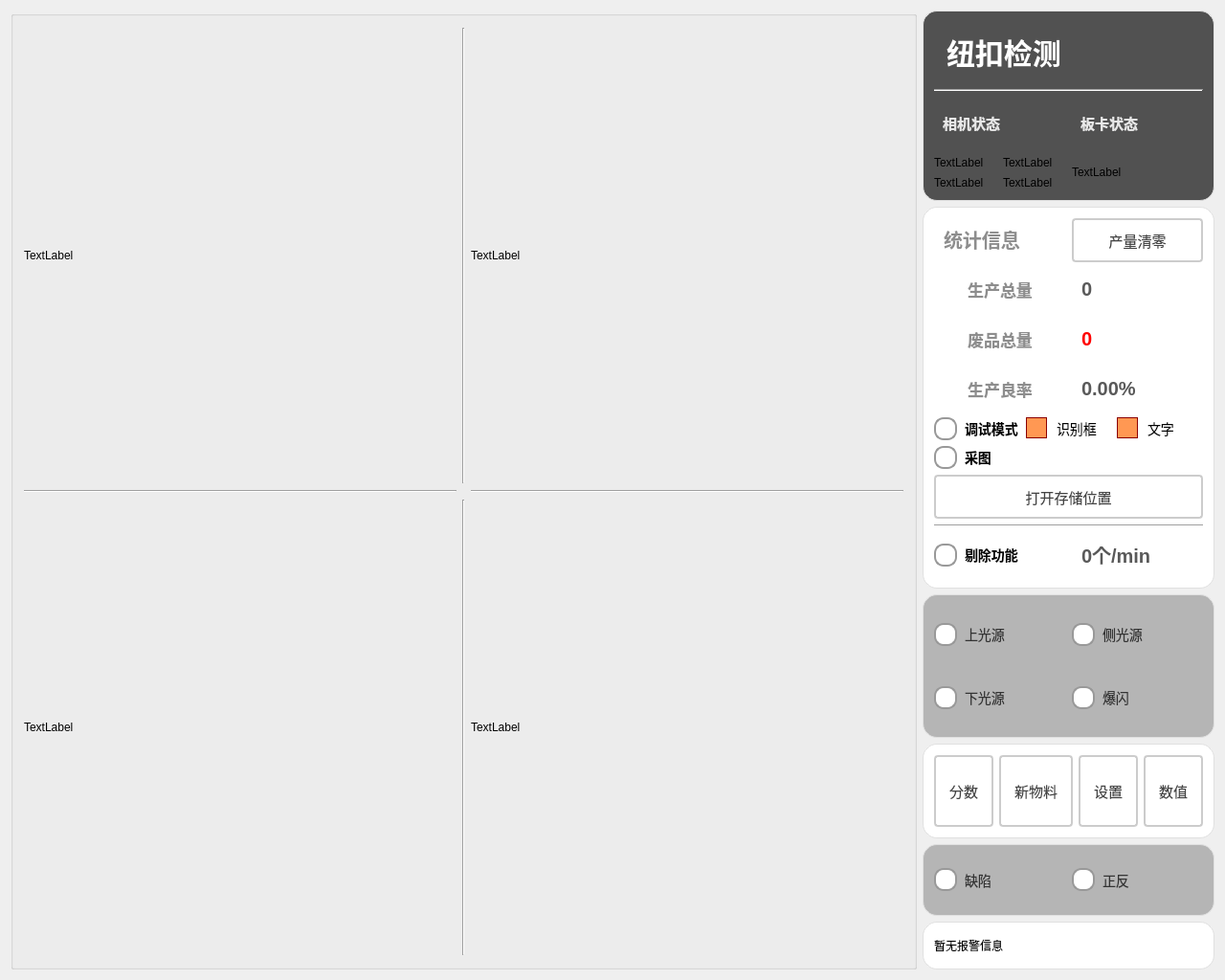
<?xml version="1.0" encoding="UTF-8"?>
<ui version="4.0">
 <class>ButtonScannerClass</class>
 <widget class="QMainWindow" name="ButtonScannerClass">
  <property name="geometry">
   <rect>
    <x>0</x>
    <y>0</y>
    <width>1280</width>
    <height>1024</height>
   </rect>
  </property>
  <property name="windowTitle">
   <string>ButtonScanner</string>
  </property>
  <widget class="QWidget" name="centralWidget">
   <layout class="QHBoxLayout" name="horizontalLayout_5" stretch="6,1">
    <item>
     <widget class="QGroupBox" name="gBoix_ImageDisplay">
      <property name="title">
       <string/>
      </property>
      <layout class="QGridLayout" name="gridLayout">
       <item row="0" column="1">
        <widget class="Line" name="line_upDisplay">
         <property name="orientation">
          <enum>Qt::Orientation::Vertical</enum>
         </property>
        </widget>
       </item>
       <item row="1" column="0">
        <widget class="Line" name="line_leftDisplay">
         <property name="orientation">
          <enum>Qt::Orientation::Horizontal</enum>
         </property>
        </widget>
       </item>
       <item row="0" column="2">
        <widget class="QLabel" name="label_imgDisplay_2">
         <property name="sizePolicy">
          <sizepolicy hsizetype="Expanding" vsizetype="Expanding">
           <horstretch>0</horstretch>
           <verstretch>0</verstretch>
          </sizepolicy>
         </property>
         <property name="maximumSize">
          <size>
           <width>468</width>
           <height>476</height>
          </size>
         </property>
         <property name="text">
          <string>TextLabel</string>
         </property>
        </widget>
       </item>
       <item row="2" column="1">
        <widget class="Line" name="line_downDisplay">
         <property name="orientation">
          <enum>Qt::Orientation::Vertical</enum>
         </property>
        </widget>
       </item>
       <item row="1" column="2">
        <widget class="Line" name="line_rightDisplay">
         <property name="orientation">
          <enum>Qt::Orientation::Horizontal</enum>
         </property>
        </widget>
       </item>
       <item row="2" column="0">
        <widget class="QLabel" name="label_imgDisplay_3">
         <property name="sizePolicy">
          <sizepolicy hsizetype="Expanding" vsizetype="Expanding">
           <horstretch>0</horstretch>
           <verstretch>0</verstretch>
          </sizepolicy>
         </property>
         <property name="maximumSize">
          <size>
           <width>468</width>
           <height>476</height>
          </size>
         </property>
         <property name="text">
          <string>TextLabel</string>
         </property>
        </widget>
       </item>
       <item row="2" column="2">
        <widget class="QLabel" name="label_imgDisplay_4">
         <property name="sizePolicy">
          <sizepolicy hsizetype="Expanding" vsizetype="Expanding">
           <horstretch>0</horstretch>
           <verstretch>0</verstretch>
          </sizepolicy>
         </property>
         <property name="maximumSize">
          <size>
           <width>468</width>
           <height>476</height>
          </size>
         </property>
         <property name="text">
          <string>TextLabel</string>
         </property>
        </widget>
       </item>
       <item row="0" column="0">
        <widget class="QLabel" name="label_imgDisplay">
         <property name="sizePolicy">
          <sizepolicy hsizetype="Expanding" vsizetype="Expanding">
           <horstretch>0</horstretch>
           <verstretch>0</verstretch>
          </sizepolicy>
         </property>
         <property name="maximumSize">
          <size>
           <width>468</width>
           <height>476</height>
          </size>
         </property>
         <property name="text">
          <string>TextLabel</string>
         </property>
        </widget>
       </item>
      </layout>
     </widget>
    </item>
    <item>
     <layout class="QVBoxLayout" name="vLayout_SideBar" stretch="8,16,6,4,3,2">
      <item>
       <widget class="QGroupBox" name="groupBox_head">
        <property name="styleSheet">
         <string notr="true">QGroupBox {
    font-size: 20px;
    font-weight: bold;
    background-color: rgb(81, 81, 81);
    border: 1px solid #e0e0e0;
    border-radius: 2px;
	border-radius: 15px
}

QGroupBox::title {
    subcontrol-origin: margin;
    left: 10px;
    padding: 0 5px;
    color: #2c3e50;
}</string>
        </property>
        <property name="title">
         <string/>
        </property>
        <layout class="QVBoxLayout" name="verticalLayout_3" stretch="2,0,3">
         <item>
          <layout class="QHBoxLayout" name="hLayout_title" stretch="3,2">
           <item>
            <widget class="QLabel" name="label_title">
             <property name="sizePolicy">
              <sizepolicy hsizetype="Expanding" vsizetype="Expanding">
               <horstretch>0</horstretch>
               <verstretch>0</verstretch>
              </sizepolicy>
             </property>
             <property name="styleSheet">
              <string notr="true">QLabel {
       font-size: 30px;        
       font-weight: bold;        
       color: rgb(255, 255, 255);         
       padding: 5px 5px;     
       border-bottom: 2px solid #cccccc; 
    }</string>
             </property>
             <property name="text">
              <string>纽扣检测</string>
             </property>
            </widget>
           </item>
           <item>
            <widget class="QPushButton" name="pbtn_exit">
             <property name="sizePolicy">
              <sizepolicy hsizetype="Expanding" vsizetype="Expanding">
               <horstretch>0</horstretch>
               <verstretch>0</verstretch>
              </sizepolicy>
             </property>
             <property name="styleSheet">
              <string notr="true">QPushButton {
    color: white;
    border: none;
    border-radius: 5px;
    padding: 8px 16px 8px 36px; 
    font-size: 14px;
    qproperty-icon: url(:/ButtonScanner/image/close.png);  
    qproperty-iconSize: 30px 30px;
}

QPushButton:hover {
    background-color: #ff6666;
}

QPushButton:pressed {
    background-color: #cc0000;
}</string>
             </property>
             <property name="text">
              <string/>
             </property>
             <property name="shortcut">
              <string notr="true"/>
             </property>
            </widget>
           </item>
          </layout>
         </item>
         <item>
          <widget class="Line" name="line_2">
           <property name="styleSheet">
            <string notr="true">QLine {
       color: rgb(194, 194, 194);       
    }</string>
           </property>
           <property name="orientation">
            <enum>Qt::Orientation::Horizontal</enum>
           </property>
          </widget>
         </item>
         <item>
          <layout class="QHBoxLayout" name="horizontalLayout_2">
           <item>
            <layout class="QVBoxLayout" name="vLayout_cameraStates" stretch="3,2">
             <item>
              <widget class="QLabel" name="label_cameraStateTitle">
               <property name="styleSheet">
                <string notr="true">QLabel {
       font-size: 15px;        
       font-weight: bold;        
       color: rgb(232, 232, 232);         
       padding: 5px 5px;     
       border-bottom: 2px solid #cccccc; 
    }</string>
               </property>
               <property name="text">
                <string>相机状态</string>
               </property>
              </widget>
             </item>
             <item>
              <layout class="QGridLayout" name="gLayout_cameraStates">
               <item row="0" column="0">
                <widget class="QLabel" name="label_camera1State">
                 <property name="text">
                  <string>TextLabel</string>
                 </property>
                </widget>
               </item>
               <item row="0" column="1">
                <widget class="QLabel" name="label_camera2State">
                 <property name="text">
                  <string>TextLabel</string>
                 </property>
                </widget>
               </item>
               <item row="1" column="0">
                <widget class="QLabel" name="label_camera3State">
                 <property name="text">
                  <string>TextLabel</string>
                 </property>
                </widget>
               </item>
               <item row="1" column="1">
                <widget class="QLabel" name="label_camera4State">
                 <property name="text">
                  <string>TextLabel</string>
                 </property>
                </widget>
               </item>
              </layout>
             </item>
            </layout>
           </item>
           <item>
            <layout class="QVBoxLayout" name="vLayout_cardState" stretch="3,2">
             <item>
              <widget class="QLabel" name="label_cardStateTitle">
               <property name="styleSheet">
                <string notr="true">QLabel {
       font-size: 15px;        
       font-weight: bold;        
       color: rgb(232, 232, 232);         
       padding: 5px 5px;     
       border-bottom: 2px solid #cccccc; 
    }</string>
               </property>
               <property name="text">
                <string>板卡状态</string>
               </property>
              </widget>
             </item>
             <item>
              <widget class="QLabel" name="label_cardState">
               <property name="text">
                <string>TextLabel</string>
               </property>
              </widget>
             </item>
            </layout>
           </item>
          </layout>
         </item>
        </layout>
       </widget>
      </item>
      <item>
       <widget class="QGroupBox" name="gBox_infor">
        <property name="styleSheet">
         <string notr="true">QGroupBox {
    font-size: 20px;
    font-weight: bold;
    background-color: rgb(255, 255, 255);
    border: 1px solid #e0e0e0;
    border-radius: 2px;
	border-radius: 15px
}

QGroupBox::title {
    subcontrol-origin: margin;
    left: 10px;
    padding: 0 5px;
    color: #2c3e50;
}</string>
        </property>
        <property name="title">
         <string/>
        </property>
        <layout class="QVBoxLayout" name="verticalLayout" stretch="1,1,1,1,1,1,1,1,1">
         <item>
          <layout class="QHBoxLayout" name="hLayout_info" stretch="1,1">
           <item>
            <widget class="QLabel" name="label_info">
             <property name="styleSheet">
              <string notr="true">QLabel {
       font-size: 20px;        
       font-weight: bold;        
       color:  rgb(141, 141, 141);       
       padding: 5px 5px;     
       border-bottom: 2px solid #cccccc; 
    }</string>
             </property>
             <property name="text">
              <string>统计信息</string>
             </property>
             <property name="alignment">
              <set>Qt::AlignmentFlag::AlignLeading|Qt::AlignmentFlag::AlignLeft|Qt::AlignmentFlag::AlignVCenter</set>
             </property>
            </widget>
           </item>
           <item>
            <widget class="QPushButton" name="pbtn_resetProduct">
             <property name="sizePolicy">
              <sizepolicy hsizetype="Expanding" vsizetype="Expanding">
               <horstretch>0</horstretch>
               <verstretch>0</verstretch>
              </sizepolicy>
             </property>
             <property name="styleSheet">
              <string notr="true">QPushButton {
    padding: 6px 14px;
    border: 2px solid #CCC;
    border-radius: 4px;
    background-color: white;
    color: #444;
    font-size: 15px; 
}

QPushButton:hover {
    border-color: #999;
    background-color: #F5F5F5;
}

QPushButton:pressed {
    border-color: #777;
    background-color: #EEE;
}</string>
             </property>
             <property name="text">
              <string>产量清零</string>
             </property>
            </widget>
           </item>
          </layout>
         </item>
         <item>
          <layout class="QHBoxLayout" name="hLayout_produceTotal">
           <item>
            <widget class="QLabel" name="label_produceTotal">
             <property name="styleSheet">
              <string notr="true">QLabel {
       font-size: 17px;        
       font-weight: bold;        
       color:  rgb(141, 141, 141);       
       padding: 5px 5px;     
       border-bottom: 2px solid #cccccc; 
    }</string>
             </property>
             <property name="text">
              <string>生产总量</string>
             </property>
             <property name="alignment">
              <set>Qt::AlignmentFlag::AlignCenter</set>
             </property>
            </widget>
           </item>
           <item>
            <widget class="QLabel" name="label_produceTotalValue">
             <property name="styleSheet">
              <string notr="true">QLabel {
       font-size: 20px;        
       font-weight: bold;        
       color:  rgb(89, 89, 89);       
       padding: 5px 5px;     
       border-bottom: 2px solid #cccccc; 
    }</string>
             </property>
             <property name="text">
              <string>0</string>
             </property>
            </widget>
           </item>
          </layout>
         </item>
         <item>
          <layout class="QHBoxLayout" name="hLayout_wasteProducts">
           <item>
            <widget class="QLabel" name="label_wasteProducts">
             <property name="styleSheet">
              <string notr="true">QLabel {
       font-size: 17px;        
       font-weight: bold;        
       color:  rgb(141, 141, 141);       
       padding: 5px 5px;     
       border-bottom: 2px solid #cccccc; 
    }</string>
             </property>
             <property name="text">
              <string>废品总量</string>
             </property>
             <property name="alignment">
              <set>Qt::AlignmentFlag::AlignCenter</set>
             </property>
            </widget>
           </item>
           <item>
            <widget class="QLabel" name="label_wasteProductsValue">
             <property name="styleSheet">
              <string notr="true">QLabel {
       font-size: 20px;        
       font-weight: bold;        
       color:   rgb(255, 0, 0);      
       padding: 5px 5px;     
       border-bottom: 2px solid #cccccc; 
    }</string>
             </property>
             <property name="text">
              <string>0</string>
             </property>
            </widget>
           </item>
          </layout>
         </item>
         <item>
          <layout class="QHBoxLayout" name="hLayout_productionYield">
           <item>
            <widget class="QLabel" name="label_productionYield">
             <property name="styleSheet">
              <string notr="true">QLabel {
       font-size: 17px;        
       font-weight: bold;        
       color:  rgb(141, 141, 141);       
       padding: 5px 5px;     
       border-bottom: 2px solid #cccccc; 
    }</string>
             </property>
             <property name="text">
              <string>生产良率</string>
             </property>
             <property name="alignment">
              <set>Qt::AlignmentFlag::AlignCenter</set>
             </property>
            </widget>
           </item>
           <item>
            <widget class="QLabel" name="label_productionYieldValue">
             <property name="styleSheet">
              <string notr="true">QLabel {
       font-size: 20px;        
       font-weight: bold;        
       color:  rgb(89, 89, 89);       
       padding: 5px 5px;     
       border-bottom: 2px solid #cccccc; 
    }</string>
             </property>
             <property name="text">
              <string>0.00%</string>
             </property>
            </widget>
           </item>
          </layout>
         </item>
         <item>
          <layout class="QHBoxLayout" name="horizontalLayout_6">
           <item>
            <widget class="QRadioButton" name="rbtn_debug">
             <property name="styleSheet">
              <string notr="true">QRadioButton {
    spacing: 8px;
    font-size: 14px;
    color: #333;
    font-weight: bold;        
    color:  rgb(0, 0, 0);       

}

/* 未选中状态 */
QRadioButton::indicator {
    width: 20px;
    height: 20px;
    border-radius: 10px;
    border: 2px solid #999;
    background: #ffffff;
}

/* 悬停效果 */
QRadioButton::indicator:hover {
    border: 2px solid #666;
}

/* 选中状态 */
QRadioButton::indicator:checked {
    border: 2px solid #2196F3;
}

/* 选中时的内圆 */
QRadioButton::indicator:checked {
    background-color: qradialgradient(
        cx:0.5, cy:0.5,
        radius:0.4,
        fx:0.5, fy:0.5,
        stop:0 #2196F3,
        stop:1 transparent
    );
}

/* 禁用状态 */
QRadioButton::indicator:disabled {
    border: 2px solid #ccc;
    background: #eee;
}

/* 点击动画效果 */
QRadioButton::indicator:pressed {
    border: 2px solid #1565C0;
    background-color: qradialgradient(
        cx:0.5, cy:0.5,
        radius:0.5,
        fx:0.5, fy:0.5,
        stop:0 #BBDEFB,
        stop:1 transparent
    );
}</string>
             </property>
             <property name="text">
              <string>调试模式</string>
             </property>
            </widget>
           </item>
           <item>
            <widget class="QCheckBox" name="cBox_isDisplayRec">
             <property name="styleSheet">
              <string notr="true">QCheckBox {
    /* 默认样式 */
    spacing: 10px; /* 文字和框框之间的间距 */
    font-size: 14px; /* 字体大小 */
}

QCheckBox::indicator {
    /* 按钮的大小 */
    width: 20px;
    height: 20px;
}

QCheckBox::indicator:unchecked {
    /* 未选中状态的样式 */
    background-color: lightgray; /* 背景颜色 */
    border: 1px solid darkgray; /* 边框颜色 */
}

QCheckBox::indicator:unchecked:hover {
    /* 未选中状态鼠标悬停时的样式 */
    background-color: gray; /* 背景颜色 */
}

QCheckBox::indicator:checked {
    /* 选中状态的样式 */
    background-color: rgb(255, 152, 83); /* 背景颜色 */
    border: 1px solid darkred; /* 边框颜色 */
}

QCheckBox::indicator:checked:hover {
    /* 选中状态鼠标悬停时的样式 */
    background-color: darkred; /* 背景颜色 */
}</string>
             </property>
             <property name="text">
              <string>识别框</string>
             </property>
             <property name="checked">
              <bool>true</bool>
             </property>
            </widget>
           </item>
           <item>
            <widget class="QCheckBox" name="cBox_isDisplayText">
             <property name="styleSheet">
              <string notr="true">QCheckBox {
    /* 默认样式 */
    spacing: 10px; /* 文字和框框之间的间距 */
    font-size: 14px; /* 字体大小 */
}

QCheckBox::indicator {
    /* 按钮的大小 */
    width: 20px;
    height: 20px;
}

QCheckBox::indicator:unchecked {
    /* 未选中状态的样式 */
    background-color: lightgray; /* 背景颜色 */
    border: 1px solid darkgray; /* 边框颜色 */
}

QCheckBox::indicator:unchecked:hover {
    /* 未选中状态鼠标悬停时的样式 */
    background-color: gray; /* 背景颜色 */
}

QCheckBox::indicator:checked {
    /* 选中状态的样式 */
    background-color: rgb(255, 152, 83); /* 背景颜色 */
    border: 1px solid darkred; /* 边框颜色 */
}

QCheckBox::indicator:checked:hover {
    /* 选中状态鼠标悬停时的样式 */
    background-color: darkred; /* 背景颜色 */
}</string>
             </property>
             <property name="text">
              <string>文字</string>
             </property>
             <property name="checked">
              <bool>true</bool>
             </property>
            </widget>
           </item>
          </layout>
         </item>
         <item>
          <widget class="QRadioButton" name="rbtn_takePicture">
           <property name="styleSheet">
            <string notr="true">QRadioButton {
    spacing: 8px;
    font-size: 14px;
    color: #333;
    font-weight: bold;        
    color:  rgb(0, 0, 0);       

}

/* 未选中状态 */
QRadioButton::indicator {
    width: 20px;
    height: 20px;
    border-radius: 10px;
    border: 2px solid #999;
    background: #ffffff;
}

/* 悬停效果 */
QRadioButton::indicator:hover {
    border: 2px solid #666;
}

/* 选中状态 */
QRadioButton::indicator:checked {
    border: 2px solid #2196F3;
}

/* 选中时的内圆 */
QRadioButton::indicator:checked {
    background-color: qradialgradient(
        cx:0.5, cy:0.5,
        radius:0.4,
        fx:0.5, fy:0.5,
        stop:0 #2196F3,
        stop:1 transparent
    );
}

/* 禁用状态 */
QRadioButton::indicator:disabled {
    border: 2px solid #ccc;
    background: #eee;
}

/* 点击动画效果 */
QRadioButton::indicator:pressed {
    border: 2px solid #1565C0;
    background-color: qradialgradient(
        cx:0.5, cy:0.5,
        radius:0.5,
        fx:0.5, fy:0.5,
        stop:0 #BBDEFB,
        stop:1 transparent
    );
}</string>
           </property>
           <property name="text">
            <string>采图</string>
           </property>
          </widget>
         </item>
         <item>
          <widget class="QPushButton" name="pbtn_openSaveLocation">
           <property name="sizePolicy">
            <sizepolicy hsizetype="Minimum" vsizetype="Minimum">
             <horstretch>0</horstretch>
             <verstretch>0</verstretch>
            </sizepolicy>
           </property>
           <property name="styleSheet">
            <string notr="true">QPushButton {
    padding: 6px 14px;
    border: 2px solid #CCC;
    border-radius: 4px;
    background-color: white;
    color: #444;
    font-size: 15px; 
}

QPushButton:hover {
    border-color: #999;
    background-color: #F5F5F5;
}

QPushButton:pressed {
    border-color: #777;
    background-color: #EEE;
}</string>
           </property>
           <property name="text">
            <string>打开存储位置</string>
           </property>
          </widget>
         </item>
         <item>
          <widget class="Line" name="line">
           <property name="orientation">
            <enum>Qt::Orientation::Horizontal</enum>
           </property>
          </widget>
         </item>
         <item>
          <layout class="QHBoxLayout" name="hLayout_remove">
           <item>
            <widget class="QRadioButton" name="rbtn_removeFunc">
             <property name="styleSheet">
              <string notr="true">QRadioButton {
    spacing: 8px;
    font-size: 14px;
    color: #333;
    font-weight: bold;        
    color:  rgb(0, 0, 0);       

}

/* 未选中状态 */
QRadioButton::indicator {
    width: 20px;
    height: 20px;
    border-radius: 10px;
    border: 2px solid #999;
    background: #ffffff;
}

/* 悬停效果 */
QRadioButton::indicator:hover {
    border: 2px solid #666;
}

/* 选中状态 */
QRadioButton::indicator:checked {
    border: 2px solid #2196F3;
}

/* 选中时的内圆 */
QRadioButton::indicator:checked {
    background-color: qradialgradient(
        cx:0.5, cy:0.5,
        radius:0.4,
        fx:0.5, fy:0.5,
        stop:0 #2196F3,
        stop:1 transparent
    );
}

/* 禁用状态 */
QRadioButton::indicator:disabled {
    border: 2px solid #ccc;
    background: #eee;
}

/* 选中时的文字颜色 */
QRadioButton:checked {
    color: #2196F3;
    font-weight: 500;
}

/* 点击动画效果 */
QRadioButton::indicator:pressed {
    border: 2px solid #1565C0;
    background-color: qradialgradient(
        cx:0.5, cy:0.5,
        radius:0.5,
        fx:0.5, fy:0.5,
        stop:0 #BBDEFB,
        stop:1 transparent
    );
}</string>
             </property>
             <property name="text">
              <string>剔除功能</string>
             </property>
            </widget>
           </item>
           <item>
            <widget class="QLabel" name="label_removeRate">
             <property name="styleSheet">
              <string notr="true">QLabel {
       font-size: 20px;        
       font-weight: bold;        
       color:  rgb(89, 89, 89);       
       padding: 5px 5px;     
       border-bottom: 2px solid #cccccc; 
    }</string>
             </property>
             <property name="text">
              <string>0个/min</string>
             </property>
            </widget>
           </item>
          </layout>
         </item>
        </layout>
       </widget>
      </item>
      <item>
       <widget class="QGroupBox" name="groupBox_3">
        <property name="styleSheet">
         <string notr="true">QGroupBox {
    font-size: 20px;
    font-weight: bold;
    background-color: rgb(181, 181, 181);
    border: 1px solid #e0e0e0;
    border-radius: 2px;
	border-radius: 15px
}

QGroupBox::title {
    subcontrol-origin: margin;
    left: 10px;
    padding: 0 5px;
    color: #2c3e50;
}</string>
        </property>
        <property name="title">
         <string/>
        </property>
        <layout class="QGridLayout" name="gridLayout_2">
         <item row="0" column="0">
          <widget class="QRadioButton" name="rbtn_upLight">
           <property name="sizePolicy">
            <sizepolicy hsizetype="Expanding" vsizetype="Expanding">
             <horstretch>0</horstretch>
             <verstretch>0</verstretch>
            </sizepolicy>
           </property>
           <property name="styleSheet">
            <string notr="true">QRadioButton {
    spacing: 8px;
    font-size: 14px;
    color: #333; /* 文字颜色始终保持这个值 */
}

/* 未选中状态 */
QRadioButton::indicator {
    width: 20px;
    height: 20px;
    border-radius: 10px;
    border: 2px solid #999;
    background: #ffffff;
}

/* 悬停效果 */
QRadioButton::indicator:hover {
    border: 2px solid #666;
}

/* 选中状态 */
QRadioButton::indicator:checked {
    border: 2px solid #FFD700; /* 黄色边框 */
}

/* 选中时的内圆 */
QRadioButton::indicator:checked {
    background-color: qradialgradient(
        cx:0.5, cy:0.5,
        radius:0.4,
        fx:0.5, fy:0.5,
        stop:0 #FFD700,
        stop:1 transparent
    );
}

/* 禁用状态 */
QRadioButton::indicator:disabled {
    border: 2px solid #ccc;
    background: #eee;
}

/* 移除文字颜色修改的代码 */

/* 点击动画效果 */
QRadioButton::indicator:pressed {
    border: 2px solid #CC9900;
    background-color: qradialgradient(
        cx:0.5, cy:0.5,
        radius:0.5,
        fx:0.5, fy:0.5,
        stop:0 #FFF59D,
        stop:1 transparent
    );
}</string>
           </property>
           <property name="text">
            <string>上光源</string>
           </property>
          </widget>
         </item>
         <item row="0" column="1">
          <widget class="QRadioButton" name="rbtn_sideLight">
           <property name="sizePolicy">
            <sizepolicy hsizetype="Expanding" vsizetype="Expanding">
             <horstretch>0</horstretch>
             <verstretch>0</verstretch>
            </sizepolicy>
           </property>
           <property name="styleSheet">
            <string notr="true">QRadioButton {
    spacing: 8px;
    font-size: 14px;
    color: #333; /* 文字颜色始终保持这个值 */
}

/* 未选中状态 */
QRadioButton::indicator {
    width: 20px;
    height: 20px;
    border-radius: 10px;
    border: 2px solid #999;
    background: #ffffff;
}

/* 悬停效果 */
QRadioButton::indicator:hover {
    border: 2px solid #666;
}

/* 选中状态 */
QRadioButton::indicator:checked {
    border: 2px solid #FFD700; /* 黄色边框 */
}

/* 选中时的内圆 */
QRadioButton::indicator:checked {
    background-color: qradialgradient(
        cx:0.5, cy:0.5,
        radius:0.4,
        fx:0.5, fy:0.5,
        stop:0 #FFD700,
        stop:1 transparent
    );
}

/* 禁用状态 */
QRadioButton::indicator:disabled {
    border: 2px solid #ccc;
    background: #eee;
}

/* 移除文字颜色修改的代码 */

/* 点击动画效果 */
QRadioButton::indicator:pressed {
    border: 2px solid #CC9900;
    background-color: qradialgradient(
        cx:0.5, cy:0.5,
        radius:0.5,
        fx:0.5, fy:0.5,
        stop:0 #FFF59D,
        stop:1 transparent
    );
}</string>
           </property>
           <property name="text">
            <string>侧光源</string>
           </property>
          </widget>
         </item>
         <item row="1" column="0">
          <widget class="QRadioButton" name="rbtn_downLight">
           <property name="sizePolicy">
            <sizepolicy hsizetype="Expanding" vsizetype="Expanding">
             <horstretch>0</horstretch>
             <verstretch>0</verstretch>
            </sizepolicy>
           </property>
           <property name="styleSheet">
            <string notr="true">QRadioButton {
    spacing: 8px;
    font-size: 14px;
    color: #333; /* 文字颜色始终保持这个值 */
}

/* 未选中状态 */
QRadioButton::indicator {
    width: 20px;
    height: 20px;
    border-radius: 10px;
    border: 2px solid #999;
    background: #ffffff;
}

/* 悬停效果 */
QRadioButton::indicator:hover {
    border: 2px solid #666;
}

/* 选中状态 */
QRadioButton::indicator:checked {
    border: 2px solid #FFD700; /* 黄色边框 */
}

/* 选中时的内圆 */
QRadioButton::indicator:checked {
    background-color: qradialgradient(
        cx:0.5, cy:0.5,
        radius:0.4,
        fx:0.5, fy:0.5,
        stop:0 #FFD700,
        stop:1 transparent
    );
}

/* 禁用状态 */
QRadioButton::indicator:disabled {
    border: 2px solid #ccc;
    background: #eee;
}

/* 移除文字颜色修改的代码 */

/* 点击动画效果 */
QRadioButton::indicator:pressed {
    border: 2px solid #CC9900;
    background-color: qradialgradient(
        cx:0.5, cy:0.5,
        radius:0.5,
        fx:0.5, fy:0.5,
        stop:0 #FFF59D,
        stop:1 transparent
    );
}</string>
           </property>
           <property name="text">
            <string>下光源</string>
           </property>
          </widget>
         </item>
         <item row="1" column="1">
          <widget class="QRadioButton" name="rbtn_strobe">
           <property name="sizePolicy">
            <sizepolicy hsizetype="Expanding" vsizetype="Expanding">
             <horstretch>0</horstretch>
             <verstretch>0</verstretch>
            </sizepolicy>
           </property>
           <property name="styleSheet">
            <string notr="true">QRadioButton {
    spacing: 8px;
    font-size: 14px;
    color: #333; /* 文字颜色始终保持这个值 */
}

/* 未选中状态 */
QRadioButton::indicator {
    width: 20px;
    height: 20px;
    border-radius: 10px;
    border: 2px solid #999;
    background: #ffffff;
}

/* 悬停效果 */
QRadioButton::indicator:hover {
    border: 2px solid #666;
}

/* 选中状态 */
QRadioButton::indicator:checked {
    border: 2px solid rgb(255, 170, 0); /* 黄色边框 */
}

/* 选中时的内圆 */
QRadioButton::indicator:checked {
    background-color: qradialgradient(
        cx:0.5, cy:0.5,
        radius:0.4,
        fx:0.5, fy:0.5,
        stop:0 rgb(255, 170, 0),
        stop:1 transparent
    );
}

/* 禁用状态 */
QRadioButton::indicator:disabled {
    border: 2px solid #ccc;
    background: #eee;
}

/* 移除文字颜色修改的代码 */

/* 点击动画效果 */
QRadioButton::indicator:pressed {
    border: 2px solid #CC9900;
    background-color: qradialgradient(
        cx:0.5, cy:0.5,
        radius:0.5,
        fx:0.5, fy:0.5,
        stop:0 #FFF59D,
        stop:1 transparent
    );
}</string>
           </property>
           <property name="text">
            <string>爆闪</string>
           </property>
          </widget>
         </item>
        </layout>
       </widget>
      </item>
      <item>
       <widget class="QGroupBox" name="gBox_set">
        <property name="styleSheet">
         <string notr="true">QGroupBox {
    font-size: 20px;
    font-weight: bold;
    background-color: rgb(255, 255, 255);
    border: 1px solid #e0e0e0;
    border-radius: 2px;
	border-radius: 15px
}

QGroupBox::title {
    subcontrol-origin: margin;
    left: 10px;
    padding: 0 5px;
    color: #2c3e50;
}</string>
        </property>
        <property name="title">
         <string/>
        </property>
        <layout class="QHBoxLayout" name="horizontalLayout_3">
         <item>
          <widget class="QPushButton" name="pbtn_score">
           <property name="sizePolicy">
            <sizepolicy hsizetype="Expanding" vsizetype="Expanding">
             <horstretch>0</horstretch>
             <verstretch>0</verstretch>
            </sizepolicy>
           </property>
           <property name="styleSheet">
            <string notr="true">QPushButton {
    padding: 6px 14px;
    border: 2px solid #CCC;
    border-radius: 4px;
    background-color: white;
    color: #444;
    font-size: 15px; 
}

QPushButton:hover {
    border-color: #999;
    background-color: #F5F5F5;
}

QPushButton:pressed {
    border-color: #777;
    background-color: #EEE;
}</string>
           </property>
           <property name="text">
            <string>分数</string>
           </property>
          </widget>
         </item>
         <item>
          <widget class="QPushButton" name="pbtn_newProduction">
           <property name="sizePolicy">
            <sizepolicy hsizetype="Expanding" vsizetype="Expanding">
             <horstretch>0</horstretch>
             <verstretch>0</verstretch>
            </sizepolicy>
           </property>
           <property name="styleSheet">
            <string notr="true">QPushButton {
    padding: 6px 14px;
    border: 2px solid #CCC;
    border-radius: 4px;
    background-color: white;
    color: #444;
    font-size: 15px; 
}

QPushButton:hover {
    border-color: #999;
    background-color: #F5F5F5;
}

QPushButton:pressed {
    border-color: #777;
    background-color: #EEE;
}</string>
           </property>
           <property name="text">
            <string>新物料</string>
           </property>
          </widget>
         </item>
         <item>
          <widget class="QPushButton" name="pbtn_set">
           <property name="sizePolicy">
            <sizepolicy hsizetype="Expanding" vsizetype="Expanding">
             <horstretch>0</horstretch>
             <verstretch>0</verstretch>
            </sizepolicy>
           </property>
           <property name="styleSheet">
            <string notr="true">QPushButton {
    padding: 6px 14px;
    border: 2px solid #CCC;
    border-radius: 4px;
    background-color: white;
    color: #444;
    font-size: 15px; 
}

QPushButton:hover {
    border-color: #999;
    background-color: #F5F5F5;
}

QPushButton:pressed {
    border-color: #777;
    background-color: #EEE;
}</string>
           </property>
           <property name="text">
            <string>设置</string>
           </property>
          </widget>
         </item>
         <item>
          <widget class="QPushButton" name="pbtn_beltSpeed">
           <property name="sizePolicy">
            <sizepolicy hsizetype="Expanding" vsizetype="Expanding">
             <horstretch>0</horstretch>
             <verstretch>0</verstretch>
            </sizepolicy>
           </property>
           <property name="styleSheet">
            <string notr="true">QPushButton {
    padding: 6px 14px;
    border: 2px solid #CCC;
    border-radius: 4px;
    background-color: white;
    color: #444;
    font-size: 15px; 
}

QPushButton:hover {
    border-color: #999;
    background-color: #F5F5F5;
}

QPushButton:pressed {
    border-color: #777;
    background-color: #EEE;
}</string>
           </property>
           <property name="text">
            <string>数值</string>
           </property>
          </widget>
         </item>
        </layout>
       </widget>
      </item>
      <item>
       <widget class="QGroupBox" name="gBox_produceSet">
        <property name="styleSheet">
         <string notr="true">QGroupBox {
    font-size: 20px;
    font-weight: bold;
    background-color: rgb(181, 181, 181);
    border: 1px solid #e0e0e0;
    border-radius: 2px;
	border-radius: 15px
}

QGroupBox::title {
    subcontrol-origin: margin;
    left: 10px;
    padding: 0 5px;
    color: #2c3e50;
}</string>
        </property>
        <property name="title">
         <string/>
        </property>
        <layout class="QHBoxLayout" name="horizontalLayout_4">
         <item>
          <widget class="QRadioButton" name="rbtn_defect">
           <property name="sizePolicy">
            <sizepolicy hsizetype="Expanding" vsizetype="Expanding">
             <horstretch>0</horstretch>
             <verstretch>0</verstretch>
            </sizepolicy>
           </property>
           <property name="styleSheet">
            <string notr="true">QRadioButton {
    spacing: 8px;
    font-size: 14px;
    color: #333;  /* 保持原始文字颜色 */
}

/* 未选中状态 */
QRadioButton::indicator {
    width: 20px;
    height: 20px;
    border-radius: 10px;
    border: 2px solid #999;
    background: #ffffff;
}

/* 悬停效果 */
QRadioButton::indicator:hover {
    border: 2px solid #666;
}

/* 选中状态 */
QRadioButton::indicator:checked {
    border: 2px solid #FF6B00;  /* 橙色边框 */
}

/* 选中时的内圆 */
QRadioButton::indicator:checked {
    background-color: qradialgradient(
        cx:0.5, cy:0.5,
        radius:0.4,
        fx:0.5, fy:0.5,
        stop:0 #FF6B00,  /* 主橙色 */
        stop:1 transparent
    );
}

/* 禁用状态 */
QRadioButton:::disabled {
    border: 2px solid #ccc;
    background: #eee;
}

/* 点击动画效果 */
QRadioButton::indicator:pressed {
    border: 2px solid #CC5500;  /* 深橙色边框 */
    background-color: qradialgradient(
        cx:0.5, cy:0.5,
        radius:0.5,
        fx:0.5, fy:0.5,
        stop:0 #FFD8B3,  /* 浅橙色渐变 */
        stop:1 transparent
    );
}</string>
           </property>
           <property name="text">
            <string>缺陷</string>
           </property>
          </widget>
         </item>
         <item>
          <widget class="QRadioButton" name="rbtn_ForAndAgainst">
           <property name="sizePolicy">
            <sizepolicy hsizetype="Expanding" vsizetype="Expanding">
             <horstretch>0</horstretch>
             <verstretch>0</verstretch>
            </sizepolicy>
           </property>
           <property name="styleSheet">
            <string notr="true">QRadioButton {
    spacing: 8px;
    font-size: 14px;
    color: #333;  /* 保持原始文字颜色 */
}

/* 未选中状态 */
QRadioButton::indicator {
    width: 20px;
    height: 20px;
    border-radius: 10px;
    border: 2px solid #999;
    background: #ffffff;
}

/* 悬停效果 */
QRadioButton::indicator:hover {
    border: 2px solid #666;
}

/* 选中状态 */
QRadioButton::indicator:checked {
    border: 2px solid #FF6B00;  /* 橙色边框 */
}

/* 选中时的内圆 */
QRadioButton::indicator:checked {
    background-color: qradialgradient(
        cx:0.5, cy:0.5,
        radius:0.4,
        fx:0.5, fy:0.5,
        stop:0 #FF6B00,  /* 主橙色 */
        stop:1 transparent
    );
}

/* 禁用状态 */
QRadioButton:::disabled {
    border: 2px solid #ccc;
    background: #eee;
}

/* 点击动画效果 */
QRadioButton::indicator:pressed {
    border: 2px solid #CC5500;  /* 深橙色边框 */
    background-color: qradialgradient(
        cx:0.5, cy:0.5,
        radius:0.5,
        fx:0.5, fy:0.5,
        stop:0 #FFD8B3,  /* 浅橙色渐变 */
        stop:1 transparent
    );
}</string>
           </property>
           <property name="text">
            <string>正反</string>
           </property>
          </widget>
         </item>
        </layout>
       </widget>
      </item>
      <item>
       <widget class="QGroupBox" name="gBox_warningInfo">
        <property name="styleSheet">
         <string notr="true">QGroupBox {
    font-size: 20px;
    font-weight: bold;
    background-color: rgb(255, 255, 255);
    border: 1px solid #e0e0e0;
    border-radius: 2px;
	border-radius: 15px
}

QGroupBox::title {
    subcontrol-origin: margin;
    left: 10px;
    padding: 0 5px;
    color: #2c3e50;
}</string>
        </property>
        <property name="title">
         <string/>
        </property>
        <layout class="QHBoxLayout" name="horizontalLayout">
         <item>
          <widget class="QLabel" name="label_warningInfo">
           <property name="text">
            <string>暂无报警信息</string>
           </property>
          </widget>
         </item>
        </layout>
       </widget>
      </item>
     </layout>
    </item>
   </layout>
  </widget>
 </widget>
 <layoutdefault spacing="6" margin="11"/>
 <resources>
  <include location="../qrc/ButtonScanner.qrc"/>
 </resources>
 <connections/>
</ui>
